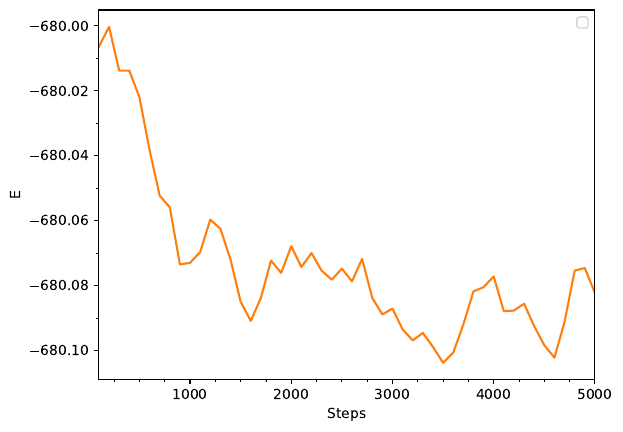

Here is the Python script that generated this plot:
import numpy as np
import matplotlib.pyplot as plt
import pandas as pd # type: ignore
import os

path = os.path.dirname(__file__) + "/"

E = -680
logging_interval = 100

name = input("Name? ")

energy = pd.read_csv(path + name + ".txt", sep=" ")["E"]

fig, ax = plt.subplots()

steps = logging_interval * len(energy)
steps_lin = logging_interval * (1 + np.arange(len(energy)))

ax.plot(steps_lin, energy, ls = "solid", color = "tab:orange")
#ax.plot(steps_lin, np.mean(energy) * np.ones_like(steps_lin), ls = "dashed", color = "tab:orange", label="All steps mean")
#ax.plot(steps_lin, np.mean(energy[20:]) * np.ones_like(steps_lin), ls = "dashed", color = "tab:purple", label="Last steps mean")

ax.set_xlim(left=np.min(steps_lin), right=np.max(steps_lin))

ax.xaxis.set_major_locator(plt.MultipleLocator(steps//5))
ax.xaxis.set_minor_locator(plt.MultipleLocator(steps//20))
ax.yaxis.set_major_locator(plt.MultipleLocator(.02))
ax.yaxis.set_minor_locator(plt.MultipleLocator(.01))

ax.set_xlabel("Steps")
ax.set_ylabel("E")

ax.legend(loc="best")

fig.savefig(path + name + ".pdf", dpi=300, bbox_inches="tight")
